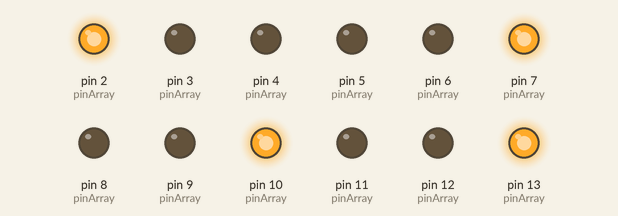
Simulated run of this sketch. Board: Arduino Uno, built with avr-gcc and run on an emulated ATmega328P. Shown: output pins drawn as LEDs (lit = HIGH).

Above: at 0.1 s.
At 6.1 s:
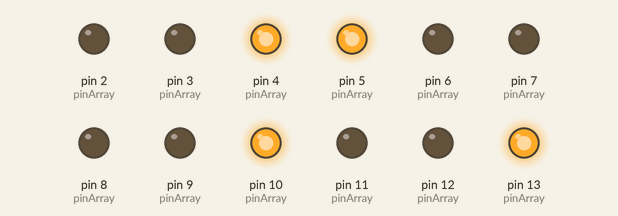
At 9.6 s:
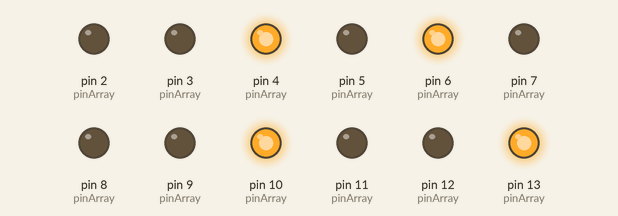
At 18.1 s:
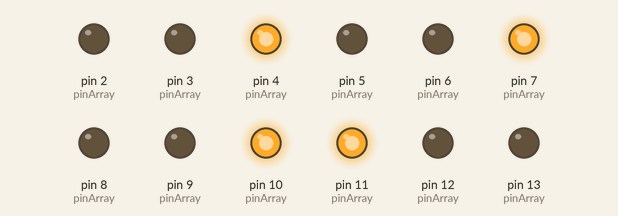
At 27.6 s:
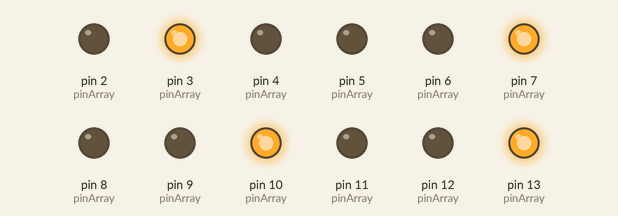
At 36.1 s:
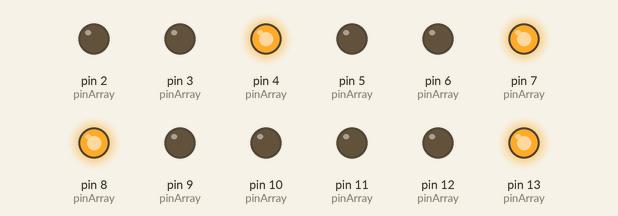
Timing chart, 0 to 40.0 s (numbered marks = the images above):
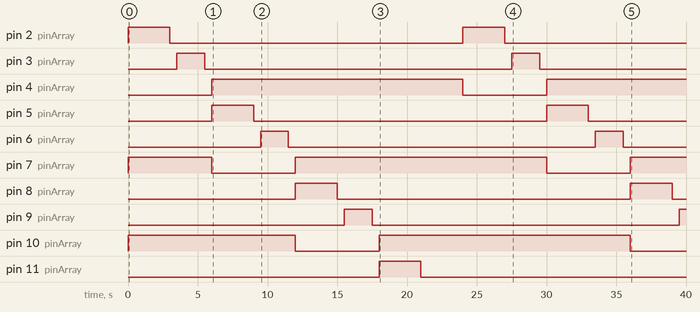

Measured:
- by itself, pin 2 (pinArray), pin 5 (pinArray), pin 8 (pinArray): alternates HIGH for 3.0 s and LOW for 21.0 s
- by itself, pin 3 (pinArray), pin 6 (pinArray): alternates HIGH for 2.0 s and LOW for 22.0 s
- by itself, pin 4 (pinArray): LOW → HIGH at 6.0 s, → LOW 18.0 s later, → HIGH 6.0 s later
- by itself, pin 7 (pinArray): goes HIGH 6.0 s, LOW 6.0 s, HIGH 18.0 s, LOW 6.0 s, then HIGH
- by itself, pin 9 (pinArray): LOW → HIGH at 15.5 s, → LOW 2.0 s later, → HIGH 22.0 s later
- by itself, pin 10 (pinArray): LOW → HIGH at 0.00 s, → LOW 12.0 s later, → HIGH 6.0 s later, → LOW 18.0 s later
- by itself, pin 11 (pinArray): LOW → HIGH at 18.0 s, → LOW 3.0 s later
- by itself, pin 12 (pinArray): LOW → HIGH at 21.5 s, → LOW 2.0 s later

The sketch:

simulasi-lampu-lalu-lintas.ino
```cpp
int pinArray[4][3] = {
    {2,3,4},{5,6,7},{8,9,10},{11,12,13}
  };
int waktu = 500;
void setup()
{
  for(int i=0; i<4; i++){
    for(int j=0; j<3;j++){
      pinMode(pinArray[i][j], OUTPUT);
    }
  }

}

//prototype
void lalin1();
void lalin2();
void lalin3();
void lalin4();

void loop()
{
  //menyalakan lampu Lalin breadboard 1
  lalin1();

  //menyalakan lampu Lalin breadboard 2
  lalin2();

  //menyalakan lampu Lalin breadboard 3
  lalin3();

  //menyalakan lampu Lalin breadboard 4
  lalin4();
}

//void func
void lalin1(){
  //lampu hijau menyala di BB1 selama 30 detik
  digitalWrite(pinArray[0][0], HIGH); //BB1 Hijau nyala
  digitalWrite(pinArray[1][2], HIGH); //BB2 Merah nyala
  digitalWrite(pinArray[2][2], HIGH); //BB3 Merah nyala
  digitalWrite(pinArray[3][2], HIGH); //BB4 Merah nyala
  delay(3000);
  digitalWrite(pinArray[0][0], LOW);
  delay(500);
  digitalWrite(pinArray[0][1], HIGH);//lampu warna kuning di BB1 menyala selama 5 detik
  delay(2000);
  digitalWrite(pinArray[0][1], LOW);
  delay(500);

  //semua lampu merah mati
  digitalWrite(pinArray[1][2], LOW);
  digitalWrite(pinArray[2][2], LOW);
  digitalWrite(pinArray[3][2], LOW);
  //delay(500);
}

void lalin2(){
  //lampu hijau menyala di BB1 selama 30 detik
  digitalWrite(pinArray[1][0], HIGH); //BB1 Hijau nyala
  digitalWrite(pinArray[0][2], HIGH); //BB2 Merah nyala
  digitalWrite(pinArray[2][2], HIGH); //BB3 Merah nyala
  digitalWrite(pinArray[3][2], HIGH); //BB4 Merah nyala
  delay(3000);
  digitalWrite(pinArray[1][0], LOW);
  delay(500);
  digitalWrite(pinArray[1][1], HIGH);//lampu warna kuning di BB2 menyala selama 5 detik
  delay(2000);
  digitalWrite(pinArray[1][1], LOW);
  delay(500);

  //semua lampu merah mati
  digitalWrite(pinArray[0][2], LOW);
  digitalWrite(pinArray[2][2], LOW);
  digitalWrite(pinArray[3][2], LOW);
  //delay(500);
}

void lalin3(){
  //lampu hijau menyala di BB1 selama 30 detik
  digitalWrite(pinArray[2][0], HIGH); //BB1 Hijau nyala
  digitalWrite(pinArray[1][2], HIGH); //BB2 Merah nyala
  digitalWrite(pinArray[0][2], HIGH); //BB3 Merah nyala
  digitalWrite(pinArray[3][2], HIGH); //BB4 Merah nyala
  delay(3000);
  digitalWrite(pinArray[2][0], LOW);
  delay(500);
  digitalWrite(pinArray[2][1], HIGH);//lampu warna kuning di BB3 menyala selama 5 detik
  delay(2000);
  digitalWrite(pinArray[2][1], LOW);
  delay(500);

  //semua lampu merah mati
  digitalWrite(pinArray[1][2], LOW);
  digitalWrite(pinArray[0][2], LOW);
  digitalWrite(pinArray[3][2], LOW);
  //delay(500);
}

void lalin4(){
  //lampu hijau menyala di BB1 selama 30 detik
  digitalWrite(pinArray[3][0], HIGH); //BB1 Hijau nyala
  digitalWrite(pinArray[2][2], HIGH); //BB2 Merah nyala
  digitalWrite(pinArray[1][2], HIGH); //BB3 Merah nyala
  digitalWrite(pinArray[0][2], HIGH); //BB4 Merah nyala
  delay(3000);
  digitalWrite(pinArray[3][0], LOW);
  delay(500);
  digitalWrite(pinArray[3][1], HIGH);//lampu warna kuning di BB4 menyala selama 5 detik
  delay(2000);
  digitalWrite(pinArray[3][1], LOW);
  delay(500);

  //semua lampu merah mati
  digitalWrite(pinArray[2][2], LOW);
  digitalWrite(pinArray[1][2], LOW);
  digitalWrite(pinArray[0][2], LOW);
  //delay(500);
}
```
